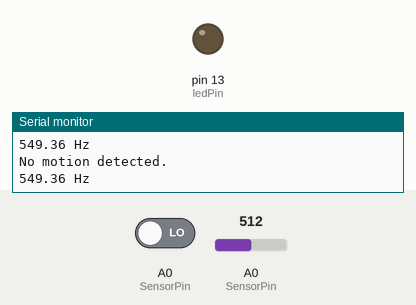
Simulated run of this sketch. Board: Arduino Uno, built with avr-gcc and run on an emulated ATmega328P. Parts: output pins drawn as LEDs (lit = HIGH), the last lines printed to the serial monitor. Inputs (shaded band) come from the test bench; at power-on: A0 (SensorPin) LOW, A0 (SensorPin) = 512.

Above: at 1.3 s.
1.4 s: A0 (SensorPin) driven HIGH
At 2.7 s:
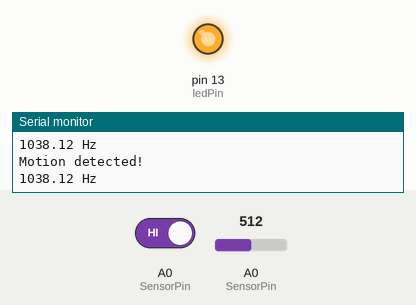
3.0 s: A0 (SensorPin) driven LOW
At 3.9 s:
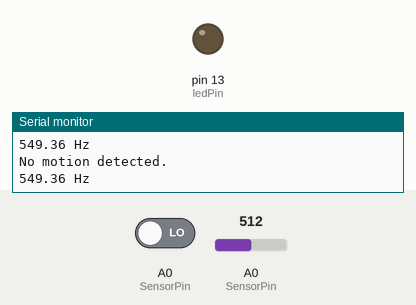
Timing chart, 0 to 6.0 s (numbered marks = the images above; inputs shaded):
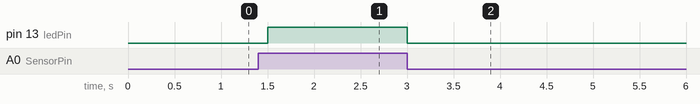

The sketch:

rcwl-0516.ino
```cpp
int SensorPin = A0;  // rcwl sensor output connected to Analog pin A0
int ledPin = 13;       // Built-in LED on pin 13
int sensorValue;       // Variable to store the sensor value
float frequency;       // Variable to store the calculated frequency value

void setup() {
  Serial.begin(9600);   // Initialize serial communication
  pinMode(SensorPin, INPUT);  // Set sensor pin as input
  pinMode(ledPin, OUTPUT);       // Set LED pin as output
}

void loop() {
  int SensorValue = digitalRead(SensorPin);  // Read the  sensor value

  if (SensorValue == HIGH) {
    Serial.println("Motion detected!");  // Print message to serial monitor
    digitalWrite(ledPin, HIGH);          // Turn on the LED

    // Measure the voltage value
    sensorValue = analogRead(A0);  // Read the voltage value from analog pin A0
    float voltage = ((sensorValue)+550) * (5.0 / 1023.0);  // Convert the sensor value to voltage (5V reference, 444 steps for 1V)
    frequency = voltage * 200;  // Calculate the frequency based on the linear relationship

    Serial.print(frequency);  // Print the calculated frequency
    Serial.println(" Hz");    // Print the unit (Hz)

    delay(500);                         // Delay to see the LED status
  }
  else {
    Serial.println("No motion detected.");  // Print message to serial monitor
    digitalWrite(ledPin, LOW);          // Turn off the LED

    // Measure the voltage value
    sensorValue = analogRead(A0);  // Read the voltage value from analog pin A0
    float voltage = ((sensorValue)+50) * (5.0 / 1023.0);  // Convert the sensor value to voltage (5V reference, 10-bit ADC)

    frequency = voltage * 200;  // Calculate the frequency based on the linear relationship

    Serial.print(frequency);  // Print the calculated frequency
    Serial.println(" Hz");    // Print the unit (Hz)

    delay(500);  // Delay between motion detection checks
  }
}
```

Measured:
- after the input at 1.4 s, pin 13 (ledPin): LOW → HIGH after 0.10 s
- after the input at 3.0 s, pin 13 (ledPin): HIGH → LOW at once
